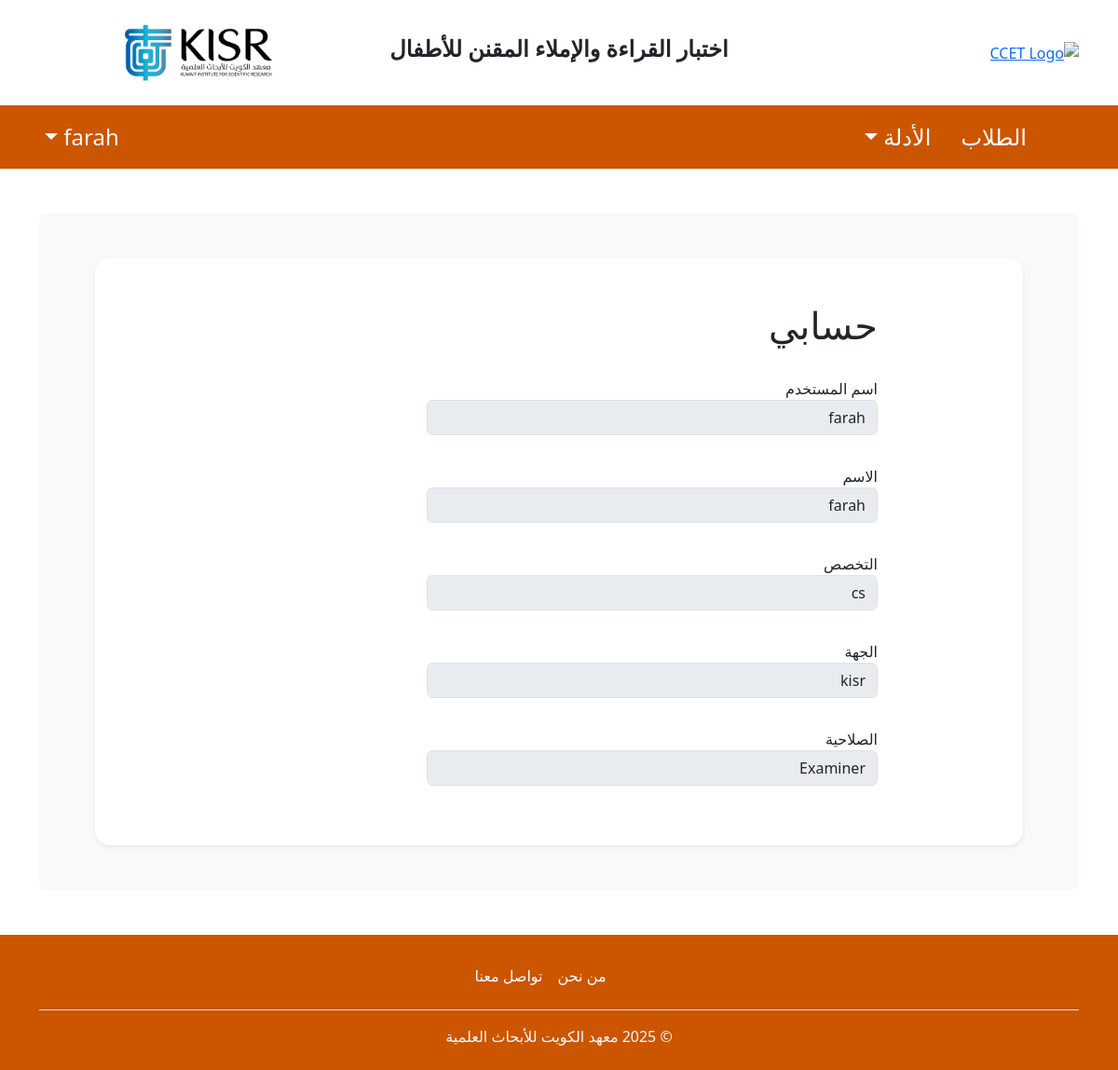
Page /profile/ (signed in) on the committed database.
### electronic_diagnosis_test/models.py (models this page shows, shortened)
class Examiner(models.Model):
    STAGE_CHOICES = (
    ('PRIMARY','Primary School'),
    ('SECONDARY','Secondary School'),
    ('BOTH','Primary/Secondary')
)
    user = models.OneToOneField(User, on_delete=models.CASCADE)
    admin = models.ForeignKey(User, on_delete=models.CASCADE, related_name='admin_id')
    name = models.CharField(max_length=60)
    speciality = models.CharField(max_length=60)
    organization = models.CharField(max_length=60)
    stage = models.CharField(max_length=20,
                  choices=STAGE_CHOICES,
                  default="PRIMARY")

### electronic_diagnosis_test/views.py (the view)
# urls.py: path('profile/', views.profile, name='profile'),
@login_required(login_url="/login")
def profile (request):
    if (request.user.is_staff):
        return render(request, 'profile.html')
    else:
        return render(request, "profile.html", {
        "examiners": Examiner.objects.get(user_id=request.user.id)})

### electronic_diagnosis_test/templates/profile.html (shortened to what this page needs)
{%extends 'base.html'%}
{%load static%}
{%block content%}
{% if user.is_authenticated %}
<div class="form-card">
<div class="container-box" style="width:500px">
    {%if user.is_staff%}
    <div class="card-body">
        <form action="" method="POST" class="form-horizontal" style="text-align: right; direction: rtl;">
            {% csrf_token%}
            <div class="row g-3 mx-auto">
                    <h1 class="text-lg-purple mb-3">حسابي</h1>
                <div class="form-group mb-3">
                    <label for="user" class="text-m-b"> اسم المستخدم </label>
                    <input type="text" class="form-control" name="user" id="user" value="{{user}}" disabled>
                </div>
                <div class="form-group mb-3">
                    <label for="authinticity" class="text-m-b"> الصلاحية </label>
                    <input type="text" class="form-control" name="authinticity" id="authinticity" value="Admin" disabled>
                </div>
            </div>
        </form>
    </div>
    {%else%}
    <div class="card-body">
        <form action="" method="POST" class="form-horizontal" style="text-align: right; direction: rtl;">
            <div class="row g-3 mx-auto">
                    <h1 class="text-lg-purple mb-3">حسابي</h1>
                <div class="form-group mb-3">
                    <label for="username" class="text-m-b"> اسم المستخدم </label>
                    <input type="text" class="form-control" name="username" id="username" value="{{user}}" disabled>
                </div>
                <div class="form-group mb-3">
                    <label for="name" class="text-m-b"> الاسم </label>
                    <input type="text" class="form-control" name="name" id="name" value="{{examiners.name}}" disabled>
                </div>
                <div class="form-group mb-3">
                    <label for="speciality" class="text-m-b"> التخصص </label>
                    <input type="text" class="form-control" name="speciality" id="speciality" value="{{examiners.speciality}}" disabled>
                </div>
                <div class="form-group mb-3">
                    <label for="organization" class="text-m-b"> الجهة </label>
                    <input type="text" class="form-control" name="organization" id="organization" value="{{examiners.organization}}" disabled>
                </div>
                <div class="form-group mb-3">
                    <label for="authinticity" class="text-m-b"> الصلاحية </label>
                    <input type="text" class="form-control" name="authinticity" id="authinticity" value="Examiner" disabled>
                </div>
            </div>
        </form>
    </div>
    {%endif%}
</div>
</div>
{%endif%}
{%endblock%}

### electronic_diagnosis_test/templates/base.html (shortened to what this page needs)
{% load static %}
<!DOCTYPE html>
<html lang="ar" dir="rtl">
<head>
    <link href="https://cdn.jsdelivr.net/npm/bootstrap@5.3.3/dist/css/bootstrap.min.css" rel="stylesheet">
    <link href="https://cdn.jsdelivr.net/npm/bootstrap-icons@1.10.5/font/bootstrap-icons.css" rel="stylesheet">
    <link rel="stylesheet" href="{% static 'style/styles.css' %}">
</head>
<body class="d-flex flex-column min-vh-100">
    <header class="py-3">
        <div class="container">
            <div class="row align-items-center">
                <div class="col-3 text-end">
                    <a href="https://www.ccetkuwait.org">
                        <img src="{% static 'images/ccetLogo.jpg' %}" width="120" class="img-fluid" alt="CCET Logo">
                    </a>
                </div>
                <div class="col-6 text-center">
                    <h4 class="text-secondary-color fw-bold">
                        اختبار القراءة والإملاء المقنن للأطفال
                    </h4>
                </div>
                <div class="col-3">
                    <a href="https://www.kisr.edu.kw">
                        <img src="{% static 'images/kisrlogo.png' %}" width="180" class="img-fluid" alt="KISR Logo">
                    </a>
                </div>
            </div>
        </div>
    </header>
    {% if user.is_authenticated %}
<nav class="navbar navbar-expand-lg navbar-dark bg-primary-color">
    <div class="container d-flex justify-content-between align-items-center">
        <ul class="navbar-nav flex-row-reverse">
            {% if user.is_staff %}
            <li class="nav-item mx-2">
                <a href="{% url 'admin' %}" class="nav-link text-light fs-4">المستخدمين</a>
            </li>
            {% else %}
                                    <li class="nav-item dropdown mx-2">
                                        <a class="nav-link dropdown-toggle text-light fs-4" href="#" role="button" id="dropdownMenuLink" data-bs-toggle="dropdown" aria-expanded="false">
                                            الأدلة
                                        </a>
                                    </li>
            <li class="nav-item mx-2">
                <a href="{% url 'examinerPage' %}" class="nav-link text-light fs-4">الطلاب</a>
            </li>
            {% endif %}
        </ul>
        <div class="dropdown">
            <a class="link-light fs-4 dropdown-toggle text-decoration-none" href="#" role="button" id="dropdownMenuLinkUser" data-bs-toggle="dropdown" aria-expanded="false">
                {{ user }}
            </a>
        </div>
    </div>
</nav>
{% endif %}
    <main class="flex-grow-1">
        <div class="container py-5 ">
            <div class="p-5 bg-body-tertiary rounded-3" >
                <div class="container" >
                    <div class="bg-white p-5 rounded-4 shadow-sm">
                        {% block content %}{% endblock content %}
                    </div>
                </div>
            </div>
        </div>
    </main>
    <footer class="py-4 mt-auto bg-primary-color">
        <div class="container">
            <ul class="nav justify-content-center border-bottom pb-3 mb-3">
                <li class="nav-item"><a href="{% url 'about' %}" class="nav-link px-2 text-light">من نحن</a></li>
                <li class="nav-item"><a href="{% url 'contact' %}" class="nav-link px-2 text-light">تواصل معنا</a></li>
            </ul>
            <p class="text-center text-light mb-0">© 2025 معهد الكويت للأبحاث العلمية</p>
        </div>
    </footer>
</body>
</html>

### electronic_diagnosis_test/static/style/styles.css (style rules this page uses)
:root { --primary-color: #cc5500; --primary-hover: #b34700; --text-color: #ffffff; }
.bg-primary-color { background-color: var(--primary-color) !important; }
.nav-link { color: var(--text-color) !important; transition: 0.3s; }
footer { background-color: var(--primary-color); color: var(--text-color); }
footer .nav-link { color: var(--text-color) !important; }
.bg-white { box-shadow: 0 4px 20px rgba(0, 0, 0, 0.08); }
.form-card { max-width: 700px; margin: auto; }

### rows in the picture
Examiner: name "farah", speciality "cs", organization "kisr"

### other values in the picture
{{ user }} "farah"
